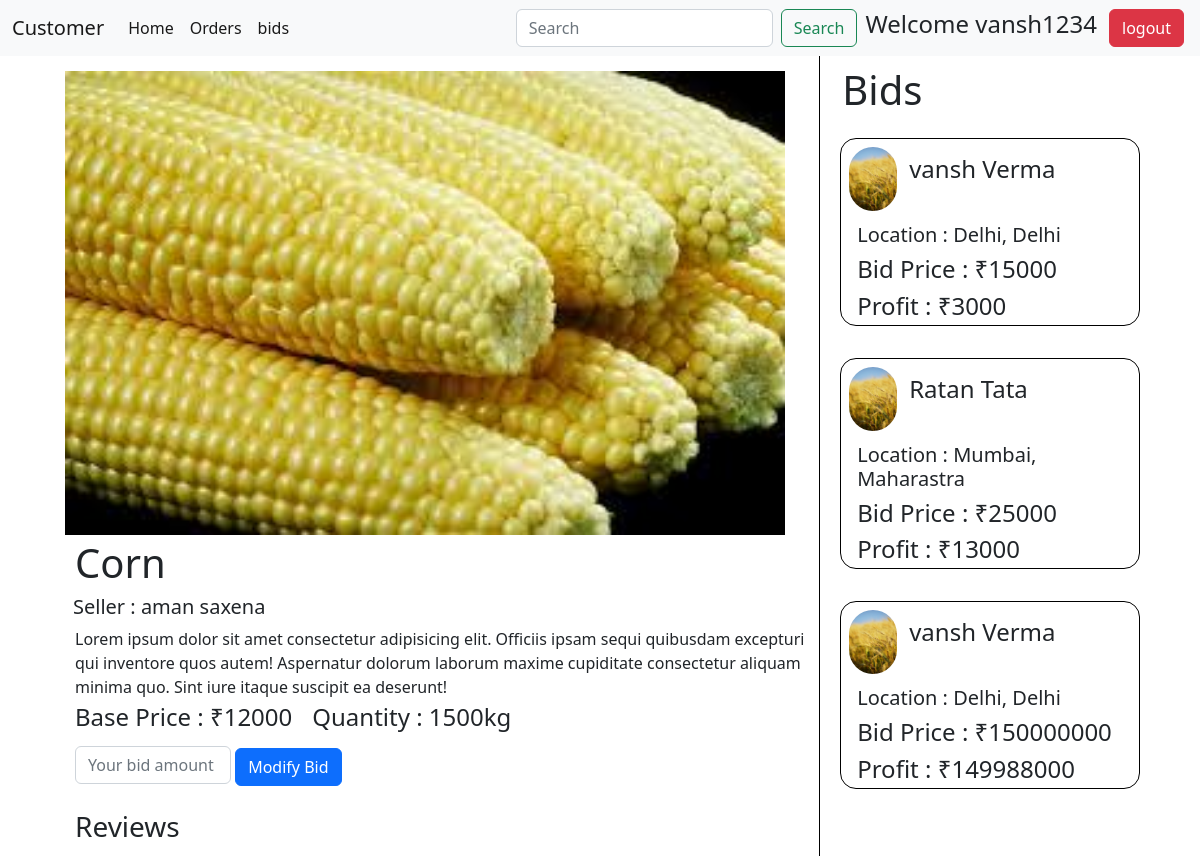
Screenshot of /customer/crop/5/ (signed in) with the database file from the repository.
### farmer/models.py (models this page shows, shortened)
class Product(models.Model):
    id = models.AutoField(primary_key=True)
    farmer = models.ForeignKey(UserProfile,on_delete = models.CASCADE)
    title = models.CharField(max_length=250,null=True,blank=True)
    crop_img = models.ImageField(upload_to="crop_img")
    crop_name = models.CharField(max_length=150)
    quantity = models.PositiveIntegerField()
    price = models.PositiveBigIntegerField()
    quality = models.CharField(choices=crop_quality_choice,max_length=30,null=True,blank=True)
    status = models.CharField(choices=product_status,default='unordered',null=True,blank=True,max_length=30)
    def __str__(self):
        return self.crop_name

class Bid(models.Model):
    id = models.AutoField(primary_key=True)
    farmer = models.ForeignKey(UserProfile,default=None,on_delete = models.CASCADE,related_name="bid_farmer")
    customer = models.ForeignKey(UserProfile,on_delete = models.CASCADE,related_name="bid_coustmer")
    crop = models.ForeignKey(Product,on_delete=models.CASCADE,null=True,blank=True)
    status = models.CharField(choices = status_choice,max_length=20)
    bid_price = models.PositiveIntegerField()
    timestamp = models.DateTimeField(auto_now_add=True,null=True,blank=True)
    def __str__(self):
        return f"Bid by {self.customer.user.username}"
    @property
    def profit(self):
        return self.bid_price - self.crop.price

### account/models.py (models this page shows, shortened)
class UserProfile(models.Model):
    id = models.AutoField(primary_key=True)
    user = models.ForeignKey(User,on_delete = models.CASCADE)
    user_type = models.CharField(choices=user_type_choices,max_length = 10)
    address = models.ForeignKey(Address,on_delete = models.CASCADE)
    contact_no = models.PositiveIntegerField()

class Address(models.Model):
    id = models.AutoField(primary_key = True)
    pincode = models.IntegerField(blank=True, null=True)
    city = models.CharField(choices=city_choices,max_length=70,blank=True, null=True,)
    state = models.CharField(choices=State_choices,max_length=70,blank=True, null=True)
    landmark = models.CharField(max_length=70)

### customer/views.py (the view)
# urls.py: path("crop/<int:pk>/",crop_detail),
def crop_detail(request,pk):
    crop = Product.objects.get(pk = pk)
    bids = Bid.objects.filter(crop = crop)
    user = UserProfile.objects.get(user = request.user)
    user_bid = Bid.objects.filter(Q(customer = user) & Q(crop = crop))
    print("user bid",user_bid)
    print(crop,bids)
    context = {'crop':crop,'bids':bids,"bidAdded":len(user_bid),"user_bid":user_bid}
    return render(request,"cropDetail.html",context=context)

### templates/cropDetail.html (shortened to what this page needs)
{% extends 'customerbase.html' %}
{% block body %}
    <div class="main-container">
        <div class="right">
            <img src="{{crop.crop_img.url}}" alt="">
            <h1 class="my-1">{{crop.crop_name}}</h1>
            <h5 class="my-1" style="margin-left: 38px;">Seller : {{crop.farmer.user.first_name}} {{crop.farmer.user.last_name}}</h5>
            <p class="my-1">Lorem ipsum dolor sit amet consectetur adipisicing elit. Officiis ipsam sequi quibusdam excepturi qui inventore quos autem! Aspernatur dolorum laborum maxime cupiditate consectetur aliquam minima quo. Sint iure itaque suscipit ea deserunt!</p>
           <div id="crop-info">
            <h4 id="price-heading">Base Price : ₹{{crop.price}}</h4>
            <h4 style="margin-left: 20px;">Quantity : {{crop.quantity}}kg</h4>
           </div>
           {% if bidAdded %}
            <form action="/customer/updateBid/{{user_bid.first.id}}/" method="post">
                <input style="width: 13vw; display:inline; margin-left:40px" type="text" class="form-control" name="bidamount" placeholder="Your bid amount">
                <button class="btn btn-primary my-2">Modify Bid</button>
            </form>
            {% else %}
                <form action="/customer/addbid/{{crop.id}}/" method="post">
                    {% csrf_token %}
                    <input style="width: 13vw; display:inline; margin-left:40px" type="text" class="form-control" name="bidamount" placeholder="Your bid amount">
                    <button class="btn btn-primary my-2">Add Bid</button>
                </form>
            {% endif %}
            <h3 style="margin-left: 40px;" class="my-3">Reviews</h3>
        </div>
        <div class="left">
            <h1>Bids</h1>
            {% for b in bids  %}
            <div class="my-3 bids-card">
                <div class="user-info">
                    <img class="mx-2 my-2" src="/static/predictpage.jpeg" alt="">
                    <h4 class="mx-1 my-3">{{b.customer.user.first_name}} {{b.customer.user.last_name}}</h4>
                </div>
                <h5 class="mx-3 my-1">Location : {{b.customer.address.city}}, {{b.customer.address.state}}</h5>
                <h4 class="mx-3 my-1">Bid Price : ₹{{b.bid_price}}</h4>
                <h4 class="mx-3 my-1">Profit : ₹{{b.profit}}</h4>
            </div>
            {% endfor %}
        </div>
    </div>
{% endblock body %}

### templates/customerbase.html (shortened to what this page needs)
<!DOCTYPE html>
<html lang="en">
<head>
    <link href="https://cdn.jsdelivr.net/npm/bootstrap@5.2.0/dist/css/bootstrap.min.css" rel="stylesheet">
</head>
<body>
    <nav class="navbar navbar-expand-lg bg-light">
        <div class="container-fluid">
          <a class="navbar-brand" href="/">Customer</a>
          <div class="collapse navbar-collapse" id="navbarSupportedContent">
            <ul class="navbar-nav me-auto mb-2 mb-lg-0">
              <li class="nav-item">
                <a class="nav-link active" aria-current="page" href="/customer/page">Home</a>
              </li>
              <li class="nav-item">
                <a class="nav-link active" aria-current="page" href="/farmer/predict">Orders</a>
              </li>
              <li class="nav-item">
                <a class="nav-link active" aria-current="page" href="/farmer/predict">bids</a>
              </li>
            </ul>
            <form class="d-flex" role="search">
              <input class="form-control me-2" type="search" placeholder="Search" aria-label="Search">
              <button class="btn btn-outline-success" type="submit">Search</button>
            </form>
            {% if user.is_authenticated %}
              <h4 class="mx-2">Welcome {{user.username}}</h4>
              <form class="d-flex">
                <a class="btn btn-danger mx-1" href="/account/logout" type="submit">logout</a>
              </form>
            {% endif %}
          </div>
        </div>
      </nav>
      {% block body %}{% endblock body %}
</body>
</html>

### templates/cropDetail.html (style rules this page uses)
.main-container { width: 100vw; height: 100vh; display: flex; }
.right { width: 70%; height: 100vh; display: flex; flex-direction: column; padding: 5px; border-right: 1px solid black; margin-left: 30px; }
.right img { margin-top: 10px; width: 60vw; height: 58vh; align-self: center; }
.right > h1,h4,p { margin-left: 40px; }
.left { width: 30%; height: 100vh; display: flex; flex-direction: column; padding: 10px; overflow-y: scroll; margin-right: 40px; overflow-x: hidden; }
.left h1 { margin-left: 1vw; }
.bids-card { width: 25vw; height: auto; border: 1px solid black; display: flex; border-radius: 1rem; flex-direction: column; align-self: center; }
.user-info { width: 30vw; height: auto; display: flex; }
.user-info img { width: 4vw; height: 8vh; border-radius: 15rem; }
#crop-info { display: flex; }

### rows the page displays
Product: crop_img (picture), crop_name "Corn", farmer.user.first_name "aman", farmer.user.last_name "saxena", price "12000", quantity "1500"
Bid: customer.user.first_name "vansh", customer.user.last_name "Verma", customer.address.city "Delhi", customer.address.state "Delhi", bid_price "15000", profit "3000"
Bid: customer.user.first_name "Ratan", customer.user.last_name "Tata", customer.address.city "Mumbai", customer.address.state "Maharastra", bid_price "25000", profit "13000"
Bid: customer.user.first_name "vansh", customer.user.last_name "Verma", customer.address.city "Delhi", customer.address.state "Delhi", bid_price "150000000", profit "149988000"

### other values shown
{{ user.username }} "vansh1234"
